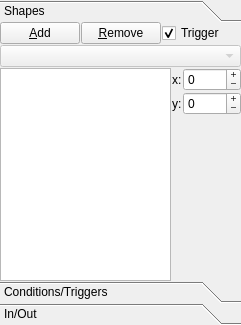
<?xml version="1.0" encoding="UTF-8"?>
<ui version="4.0">
 <class>tab_regions</class>
 <widget class="QWidget" name="tab_regions">
  <property name="geometry">
   <rect>
    <x>0</x>
    <y>0</y>
    <width>241</width>
    <height>325</height>
   </rect>
  </property>
  <property name="windowTitle">
   <string>Form</string>
  </property>
  <layout class="QGridLayout" name="gridLayout">
   <property name="margin">
    <number>0</number>
   </property>
   <property name="spacing">
    <number>0</number>
   </property>
   <item row="0" column="0">
    <layout class="QGridLayout" name="gridLayout_2">
     <property name="spacing">
      <number>1</number>
     </property>
     <item row="0" column="0">
      <widget class="QToolBox" name="toolBox">
       <property name="frameShape">
        <enum>QFrame::NoFrame</enum>
       </property>
       <property name="frameShadow">
        <enum>QFrame::Plain</enum>
       </property>
       <property name="lineWidth">
        <number>0</number>
       </property>
       <property name="currentIndex">
        <number>0</number>
       </property>
       <property name="tabSpacing">
        <number>0</number>
       </property>
       <widget class="QWidget" name="page_regions_overview">
        <property name="geometry">
         <rect>
          <x>0</x>
          <y>0</y>
          <width>239</width>
          <height>248</height>
         </rect>
        </property>
        <attribute name="label">
         <string>Shapes</string>
        </attribute>
        <layout class="QGridLayout" name="gridLayout_6">
         <property name="margin">
          <number>0</number>
         </property>
         <property name="spacing">
          <number>0</number>
         </property>
         <item row="0" column="1">
          <layout class="QGridLayout" name="gridLayout_5">
           <property name="topMargin">
            <number>0</number>
           </property>
           <property name="spacing">
            <number>1</number>
           </property>
           <item row="10" column="1" colspan="2">
            <layout class="QGridLayout" name="gridLayout_3">
             <item row="0" column="1">
              <widget class="QSpinBox" name="spin_shape_x">
               <property name="buttonSymbols">
                <enum>QAbstractSpinBox::PlusMinus</enum>
               </property>
               <property name="accelerated">
                <bool>true</bool>
               </property>
               <property name="minimum">
                <number>-2048</number>
               </property>
               <property name="maximum">
                <number>2048</number>
               </property>
              </widget>
             </item>
             <item row="1" column="0">
              <widget class="QLabel" name="lbl_y">
               <property name="text">
                <string>y:</string>
               </property>
              </widget>
             </item>
             <item row="0" column="0">
              <widget class="QLabel" name="lbl_x">
               <property name="text">
                <string>x:</string>
               </property>
              </widget>
             </item>
             <item row="1" column="1">
              <widget class="QSpinBox" name="spin_shape_y">
               <property name="buttonSymbols">
                <enum>QAbstractSpinBox::PlusMinus</enum>
               </property>
               <property name="accelerated">
                <bool>true</bool>
               </property>
               <property name="minimum">
                <number>-2048</number>
               </property>
               <property name="maximum">
                <number>2048</number>
               </property>
              </widget>
             </item>
             <item row="2" column="1">
              <spacer name="verticalSpacer">
               <property name="orientation">
                <enum>Qt::Vertical</enum>
               </property>
               <property name="sizeHint" stdset="0">
                <size>
                 <width>20</width>
                 <height>40</height>
                </size>
               </property>
              </spacer>
             </item>
            </layout>
           </item>
           <item row="10" column="0">
            <layout class="QVBoxLayout" name="verticalLayout_2">
             <item>
              <widget class="QTreeWidget" name="tree_region_shapes">
               <property name="sizePolicy">
                <sizepolicy hsizetype="Maximum" vsizetype="Expanding">
                 <horstretch>0</horstretch>
                 <verstretch>0</verstretch>
                </sizepolicy>
               </property>
               <property name="alternatingRowColors">
                <bool>true</bool>
               </property>
               <property name="indentation">
                <number>0</number>
               </property>
               <property name="headerHidden">
                <bool>true</bool>
               </property>
               <column>
                <property name="text">
                 <string>Shapes</string>
                </property>
               </column>
              </widget>
             </item>
            </layout>
           </item>
           <item row="7" column="0" colspan="3">
            <widget class="QComboBox" name="combo_Object">
             <property name="enabled">
              <bool>false</bool>
             </property>
             <property name="editable">
              <bool>false</bool>
             </property>
            </widget>
           </item>
           <item row="3" column="0" colspan="3">
            <layout class="QHBoxLayout" name="horizontalLayout">
             <item>
              <widget class="QPushButton" name="btn_add_shape">
               <property name="minimumSize">
                <size>
                 <width>30</width>
                 <height>0</height>
                </size>
               </property>
               <property name="statusTip">
                <string>Drag: Rectangle. Shift+drag: Line. Ctrl+drag: Circle.</string>
               </property>
               <property name="text">
                <string>&amp;Add</string>
               </property>
               <property name="checkable">
                <bool>true</bool>
               </property>
              </widget>
             </item>
             <item>
              <widget class="QPushButton" name="btn_remove_shape">
               <property name="minimumSize">
                <size>
                 <width>30</width>
                 <height>0</height>
                </size>
               </property>
               <property name="text">
                <string>&amp;Remove</string>
               </property>
              </widget>
             </item>
             <item>
              <widget class="QCheckBox" name="ckb_trigger">
               <property name="text">
                <string>Trigger</string>
               </property>
               <property name="checked">
                <bool>true</bool>
               </property>
              </widget>
             </item>
            </layout>
           </item>
          </layout>
         </item>
        </layout>
       </widget>
       <widget class="QWidget" name="page_regions_conditions">
        <property name="geometry">
         <rect>
          <x>0</x>
          <y>0</y>
          <width>239</width>
          <height>248</height>
         </rect>
        </property>
        <attribute name="label">
         <string>Conditions/Triggers</string>
        </attribute>
        <layout class="QGridLayout" name="gridLayout_8">
         <property name="margin">
          <number>0</number>
         </property>
         <property name="spacing">
          <number>0</number>
         </property>
        </layout>
       </widget>
       <widget class="QWidget" name="page_regions_IO">
        <property name="geometry">
         <rect>
          <x>0</x>
          <y>0</y>
          <width>239</width>
          <height>248</height>
         </rect>
        </property>
        <attribute name="label">
         <string>In/Out</string>
        </attribute>
        <layout class="QGridLayout" name="gridLayout_7">
         <property name="margin">
          <number>0</number>
         </property>
         <property name="spacing">
          <number>0</number>
         </property>
         <item row="2" column="3">
          <widget class="QPushButton" name="pushButton_8">
           <property name="text">
            <string>Save</string>
           </property>
          </widget>
         </item>
         <item row="2" column="1">
          <widget class="QPushButton" name="pushButton_9">
           <property name="text">
            <string>Open</string>
           </property>
          </widget>
         </item>
         <item row="1" column="1">
          <widget class="QPushButton" name="pushButton_4">
           <property name="text">
            <string>Clone</string>
           </property>
          </widget>
         </item>
         <item row="1" column="3">
          <widget class="QPushButton" name="pushButton_5">
           <property name="text">
            <string>Delete</string>
           </property>
          </widget>
         </item>
         <item row="0" column="1">
          <spacer name="verticalSpacer_3">
           <property name="orientation">
            <enum>Qt::Vertical</enum>
           </property>
           <property name="sizeHint" stdset="0">
            <size>
             <width>20</width>
             <height>40</height>
            </size>
           </property>
          </spacer>
         </item>
        </layout>
       </widget>
      </widget>
     </item>
    </layout>
   </item>
  </layout>
 </widget>
 <resources/>
 <connections/>
</ui>
